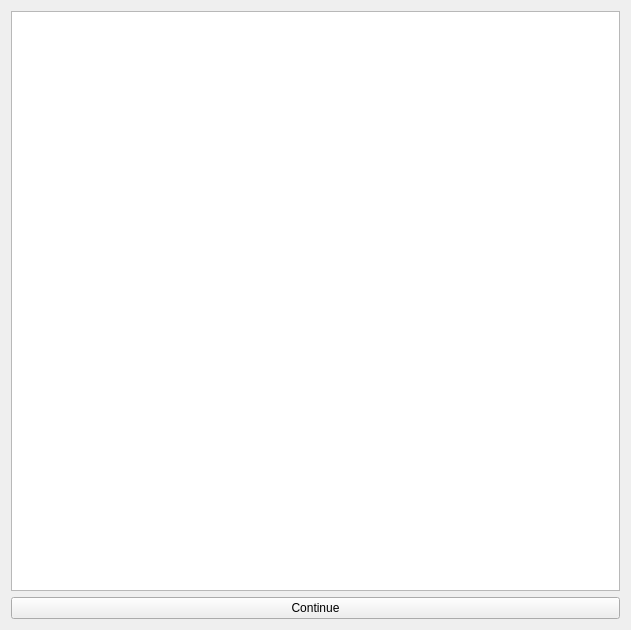
<?xml version="1.0" encoding="UTF-8"?>
<ui version="4.0">
 <class>InstructionWidget</class>
 <widget class="QWidget" name="InstructionWidget">
  <property name="enabled">
   <bool>true</bool>
  </property>
  <property name="geometry">
   <rect>
    <x>0</x>
    <y>0</y>
    <width>631</width>
    <height>630</height>
   </rect>
  </property>
  <property name="windowTitle">
   <string>Action Learning</string>
  </property>
  <property name="styleSheet">
   <string notr="true">QLineEdit { background: yellow }
QCheckBox { color: red }</string>
  </property>
  <layout class="QVBoxLayout" name="verticalLayout" stretch="0,0">
   <item>
    <widget class="QTextEdit" name="instruction_text_box">
     <property name="styleSheet">
      <string notr="true">QTextEdit{ font-size: 72px;  }</string>
     </property>
     <property name="lineWrapMode">
      <enum>QTextEdit::WidgetWidth</enum>
     </property>
     <property name="lineWrapColumnOrWidth">
      <number>0</number>
     </property>
     <property name="readOnly">
      <bool>true</bool>
     </property>
    </widget>
   </item>
   <item>
    <widget class="QPushButton" name="continue_button">
     <property name="text">
      <string>Continue</string>
     </property>
    </widget>
   </item>
  </layout>
 </widget>
 <resources/>
 <connections/>
</ui>
